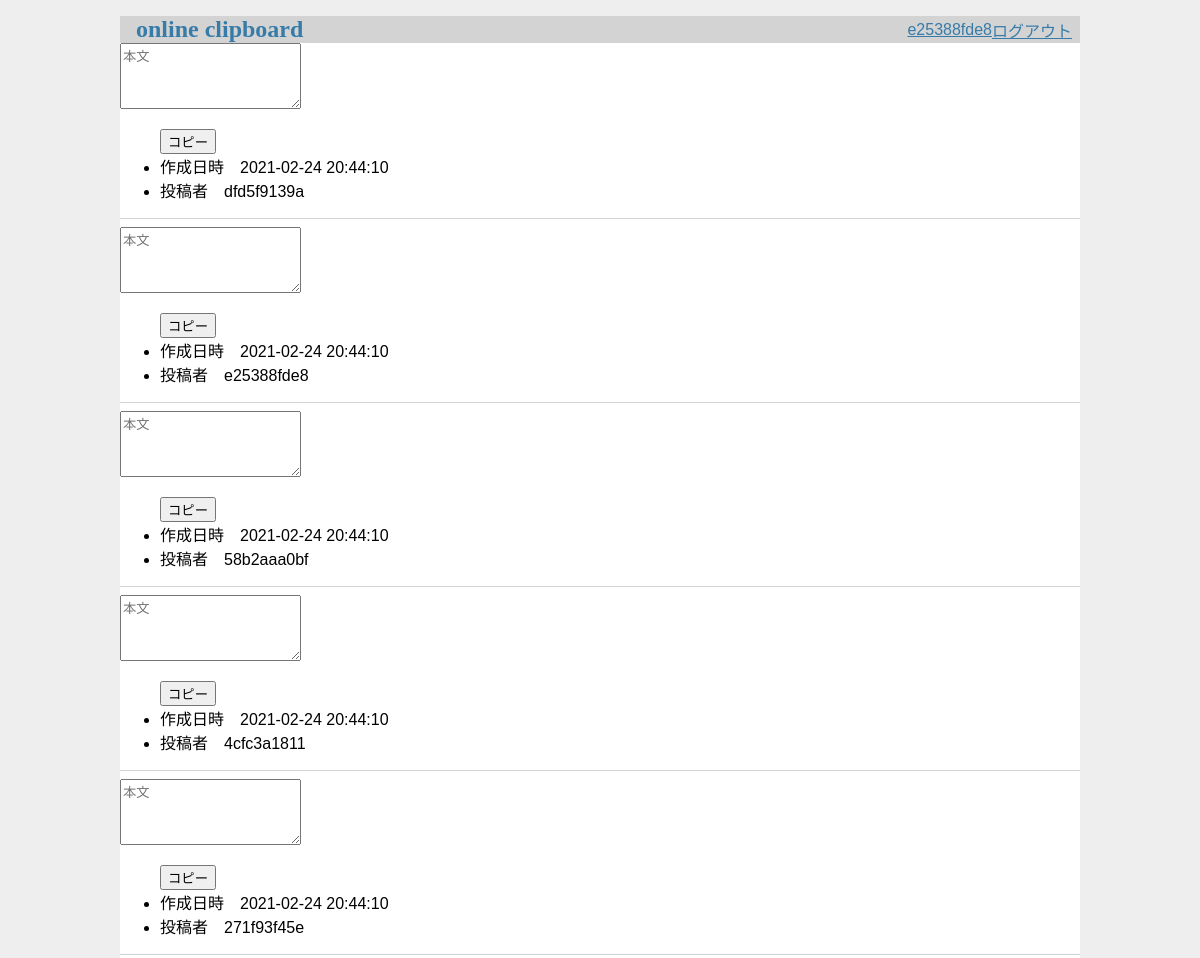
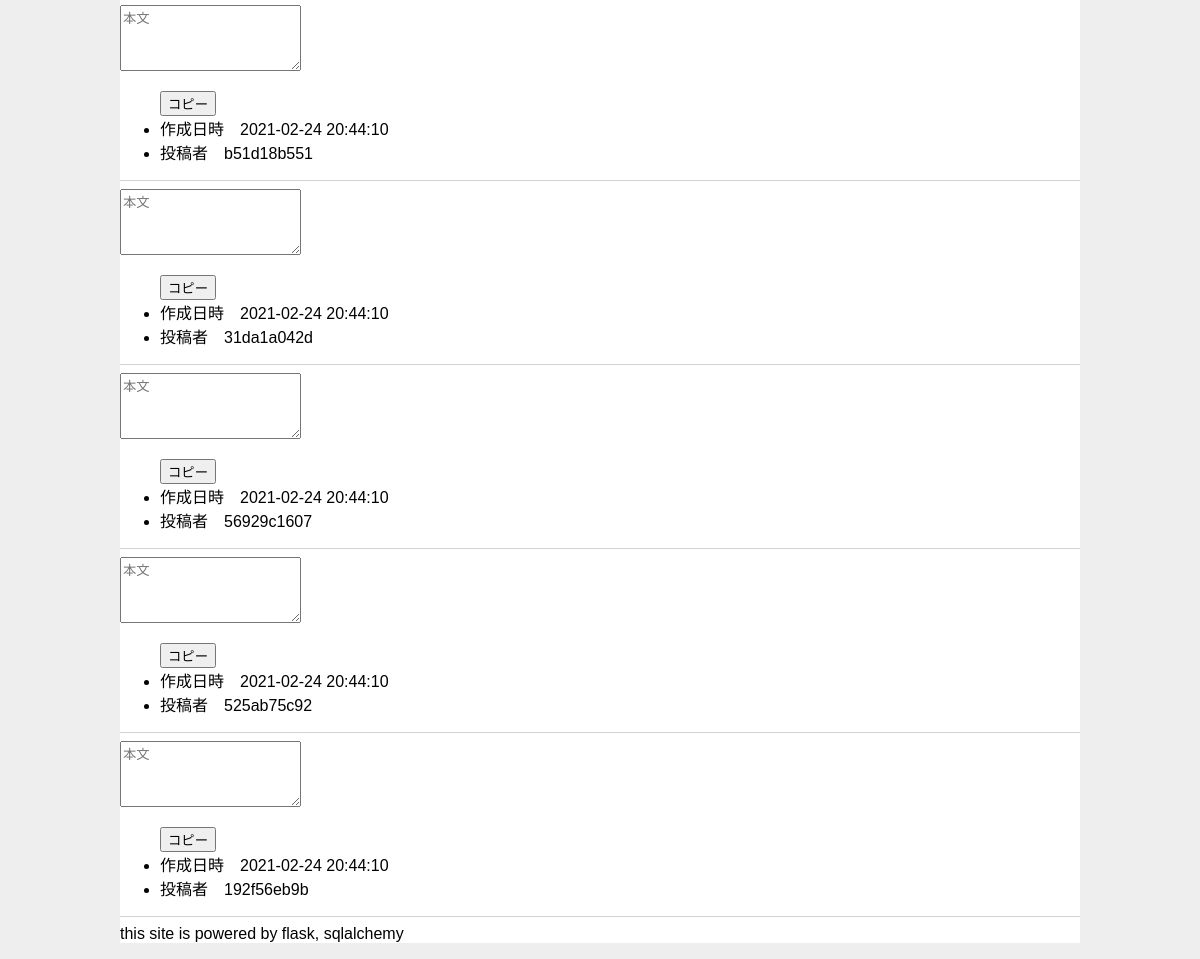
The page / (signed in) on the database its author committed (2 pictures, top to bottom).
### online_clip/database/schema.py (models this page shows, shortened)
class Account(Base):
    __tablename__   = "account" #テーブル名を指定
    key             = Column(Integer, primary_key=True, autoincrement=True, nullable=False)
    user_id         = Column(String(255), unique=True, nullable=False)
    pw_hash         = Column(String(255), nullable=False)
    first_name      = Column(String(255), nullable=True)
    last_name       = Column(String(255), nullable=True)
    age             = Column(Integer, nullable=True)
    created_at      = Column(DateTime, server_default=current_timestamp(), nullable=False)
    entries         = relationship('Entry', backref='account', cascade="save-update, merge, delete, delete-orphan")

class Entry(Base):
    __tablename__   = "entry"
    key             = Column(Integer, primary_key=True, autoincrement=True, nullable=False)
    account_key     = Column(
        Integer,
        ForeignKey(f'{Account.__tablename__}.key'),
        nullable=False
    )
    text            = Column(UnicodeText, default='', nullable=False)
    is_public       = Column(Boolean, default=False, nullable=False)
    created_at      = Column(DateTime, server_default=current_timestamp(), nullable=False)
    expire_datetime = Column(DateTime, nullable=True)

### online_clip/app/top.py (the view)
@bp.route('/index')     # multiple routing
@bp.route('/')          # url_for('top.index') refer to '/', e.g. the last bp.route('some_url')
def index():            # url_for('top.this_func_name') this_func_name = index
    db : Database = current_app.db
    account_key = None
    if session.get('user_id') and session.get('account_key'):
        account_key = int(session.get('account_key'))
    entry_list = db.get_recent_entry(10, public=True, account_key=account_key)
    return render_template('index.html', entry_list=entry_list)

### online_clip/database/util.py (called while the page is built)
    def __call__(self):
        return self

    def __enter__(self) -> Session:
        self.session = self.factory()
        return self.session

    def __exit__(self, *exception):
        if exception[0] is not None:
            print('--------------------')
            print(exception)
            print('--------------------')
            self.session.rollback()
        self.session.close()
        print('close session')

### online_clip/app/templates/index.html (shortened to what this page needs)
{% extends 'base.html' %}
{% block content %}
<section>
{% for entry in entry_list %}
<div class="post">
    <textarea id="textarea{{ entry.key }}" name="text" rows="4" placeholder="本文"></textarea>
    <ul>
        <button onClick="onCopy('textarea{{ entry.key }}')">コピー</button>
        <li>作成日時　{{ entry.created_at }}　</li>
        <li>投稿者　{{ entry.account.user_id }}</li>
    </ul>
</div>
<hr>
{% endfor %}
</section>
{% endblock %}

### online_clip/app/templates/base.html (shortened to what this page needs)
<!doctype html>
<head>
    <link rel="stylesheet" href="{{ url_for('static', filename='style.css') }}">
</head>
<header>
    <nav>
        <h1><a href="{{ url_for('top.index') }}" >online clipboard</a></h1>
        {% if session.get('user_id') %}
        <a href="{{ url_for('top.userpage') }}">{{ session.get('user_id') }}</a>
        <a href="{{ url_for('auth.logout') }}" >ログアウト</a>
        {% else %}
        <a href="{{ url_for('auth.login') }}" >ログイン</a>
        <a href="{{ url_for('auth.registration') }}" >新規登録</a>
        {% endif %}
    </nav>
</header>
{% block content %}{% endblock %}
<footer>
    this site is powered by flask, sqlalchemy
</footer>

### online_clip/app/static/style.css (style rules this page uses)
h1 { font-family: serif; color: #377ba8; margin: 1rem 0; }
a { color: #377ba8; }
hr { border: none; border-top: 1px solid lightgray; }
nav { background: lightgray; display: flex; align-items: center; padding: 0 0.5rem; }
nav h1 { flex: auto; margin: 0; }
nav h1 a { text-decoration: none; padding: 0.25rem 0.5rem; }

### rows shown on the page
Account: get "e25388fde8"
Entry: text "本文", created_at "2021-02-24 20:44:10", account.user_id "dfd5f9139a"
Entry: text "本文", created_at "2021-02-24 20:44:10", account.user_id "e25388fde8"
Entry: text "本文", created_at "2021-02-24 20:44:10", account.user_id "58b2aaa0bf"
Entry: text "本文", created_at "2021-02-24 20:44:10", account.user_id "4cfc3a1811"
Entry: text "本文", created_at "2021-02-24 20:44:10", account.user_id "271f93f45e"
Entry: text "本文", created_at "2021-02-24 20:44:10", account.user_id "b51d18b551"
Entry: text "本文", created_at "2021-02-24 20:44:10", account.user_id "31da1a042d"
Entry: text "本文", created_at "2021-02-24 20:44:10", account.user_id "56929c1607"
Entry: text "本文", created_at "2021-02-24 20:44:10", account.user_id "525ab75c92"
Entry: text "本文", created_at "2021-02-24 20:44:10", account.user_id "192f56eb9b"
